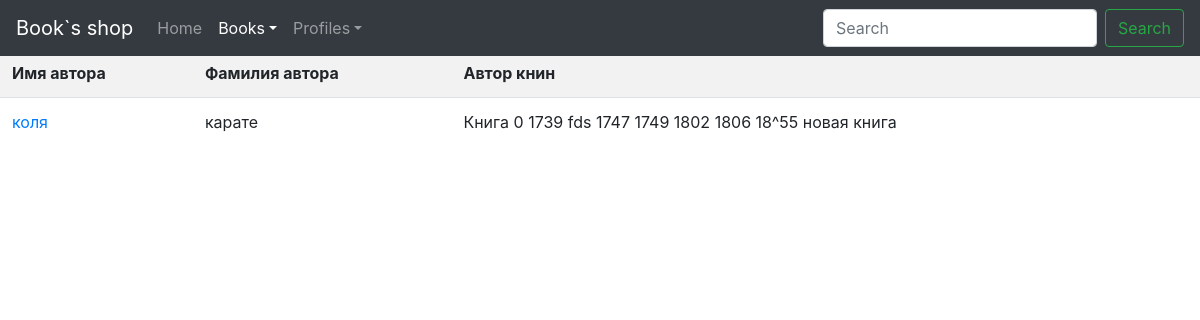
Before: /books/author_list with the older database file.
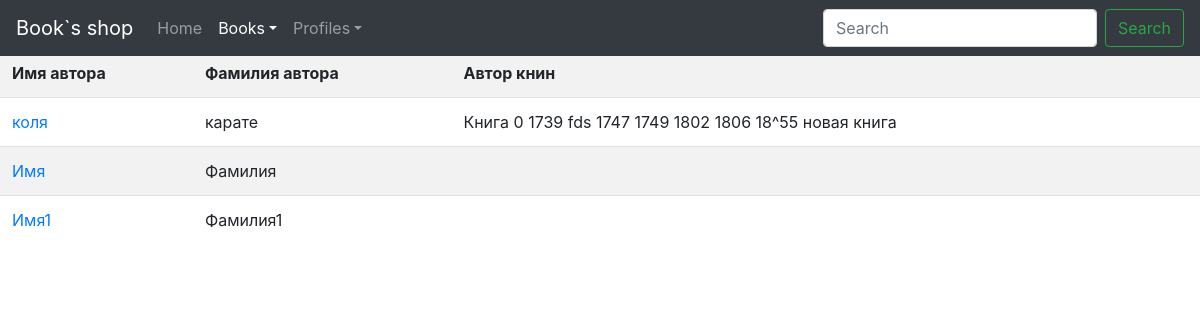
After: the same page with the newer database file.
### books/models.py (models this page shows, shortened)
class Author(models.Model):
    first_name=models.CharField(
        verbose_name="Имя",
        max_length=50
    )
    last_name=models.CharField(
        verbose_name="Фамилия",
        max_length=50
    )

class Books(models.Model):
    name=models.CharField(
        verbose_name="Имя книги",
        max_length=50
    )
    description = models.TextField(
        verbose_name='Описание книги',
        null=True,
        blank=True
    )
    picture=models.ImageField(
        verbose_name="Фото обложки",
        upload_to="books-pic",
        null=True,
        blank=True,
        default="books-pic/default.jpg"
    )
    price=models.DecimalField(
        verbose_name="Цена",
        max_digits=5,
        decimal_places=2,
        default=00.00
    )
    author=models.ManyToManyField(
        'Author',
        verbose_name="Автор",
        related_name="books_author"
    )
    genre=models.ManyToManyField(
        'Genre',
        verbose_name="Жанр",
        related_name="genre"
    )
    publishing_year=models.PositiveSmallIntegerField (
        verbose_name="Год издания",
        default=2020
    )
    count_page=models.IntegerField(
        verbose_name="Кол-во страниц",
        default=100
    )
    binging=models.ForeignKey(
        'Binging',
        verbose_name="Переплёт",
        on_delete=models.PROTECT,
        default=1
    )
    format_book=models.CharField(
        verbose_name="Формат",
        default="99x99",
        max_length=15
    )
    isbn=models.CharField(
        verbose_name="ISBN",
        default="999-1-88877-6",
        max_length=15
    )
    weight=models.PositiveSmallIntegerField(
        verbose_name="Вес(гр.)",
        default="100"
    )
    age_limit=models.CharField(
        verbose_name="Ограничение по возрасту",
        default="6+",
        max_length=3
    )
    count_book=models.IntegerField(
        verbose_name="Ко-во книг в наличии",
        default=10
    )
    availability=models.BooleanField(
        verbose_name="Наличие книги",
        default=True
    )
    rating=models.FloatField(
        verbose_name="Рейтинг",
        validators=[MinValueValidator(0), MaxValueValidator(10)],
        default=9
    )
    create=models.DateField(
        verbose_name="Дата внесения в каталог",
        auto_now=False,
        auto_now_add=True
    )
    update=models.DateField(
        verbose_name="Дата последнего изменения",
        auto_now=True,
        auto_now_add=False
    )
    user=models.ForeignKey(
        User,
        on_delete=models.PROTECT,
        default=2
    )
    def __str__(self):
        return f"{self.name}"

### books/views.py (the view)
# urls.py: path('author_list', views.AuthorList.as_view(),name='author_list'),
class AuthorList(ListView):
    model=Author
    template_name='author/a_list.html'
    def get_context_data(self, **kwargs):
        c= super().get_context_data(**kwargs)
        try:
            user=self.request.user
            prof_user=Profile.objects.get(username=user)
            print(user)
            print(prof_user.pk)
            c['prof_user']=prof_user.pk
        except Profile.DoesNotExist:
            prof_user=None
        return c

### books/templates/author/a_list.html (shortened to what this page needs)
{% extends "base.html" %}
{% load crispy_forms_tags %}
        {% block books_active %}
          <a class="nav-link dropdown-toggle active" href="{% url 'CRUDL_profiles:detail' prof_user %}" id="dropdown01" data-toggle="dropdown" aria-haspopup="true" aria-expanded="true">Books</a>
          {% endblock books_active %}
    {% block main %}
        <table class="table table-striped" width="100%" >
                <tr>
                    <th>Имя автора</th><th>Фамилия автора</th><th>Автор книн</th>
                </tr>
            {% for author in object_list %}
                <tr>
                    <td><a href="{% url 'CRUDL_books:author_detail' author.pk %}">{{author.first_name}}</a> </td>
                    <td>{{author.last_name}} </td>
                    <td>
                            {% for books in author.books_author.all %}
                                {{books}}
                            {%endfor%}
                    </td>
                </tr>
        {% endfor %}
        </table>
{% endblock main %}

Changed rows visible on the page:
added Author: first_name "Имя", last_name "Фамилия"
added Author: first_name "Имя1", last_name "Фамилия1"
